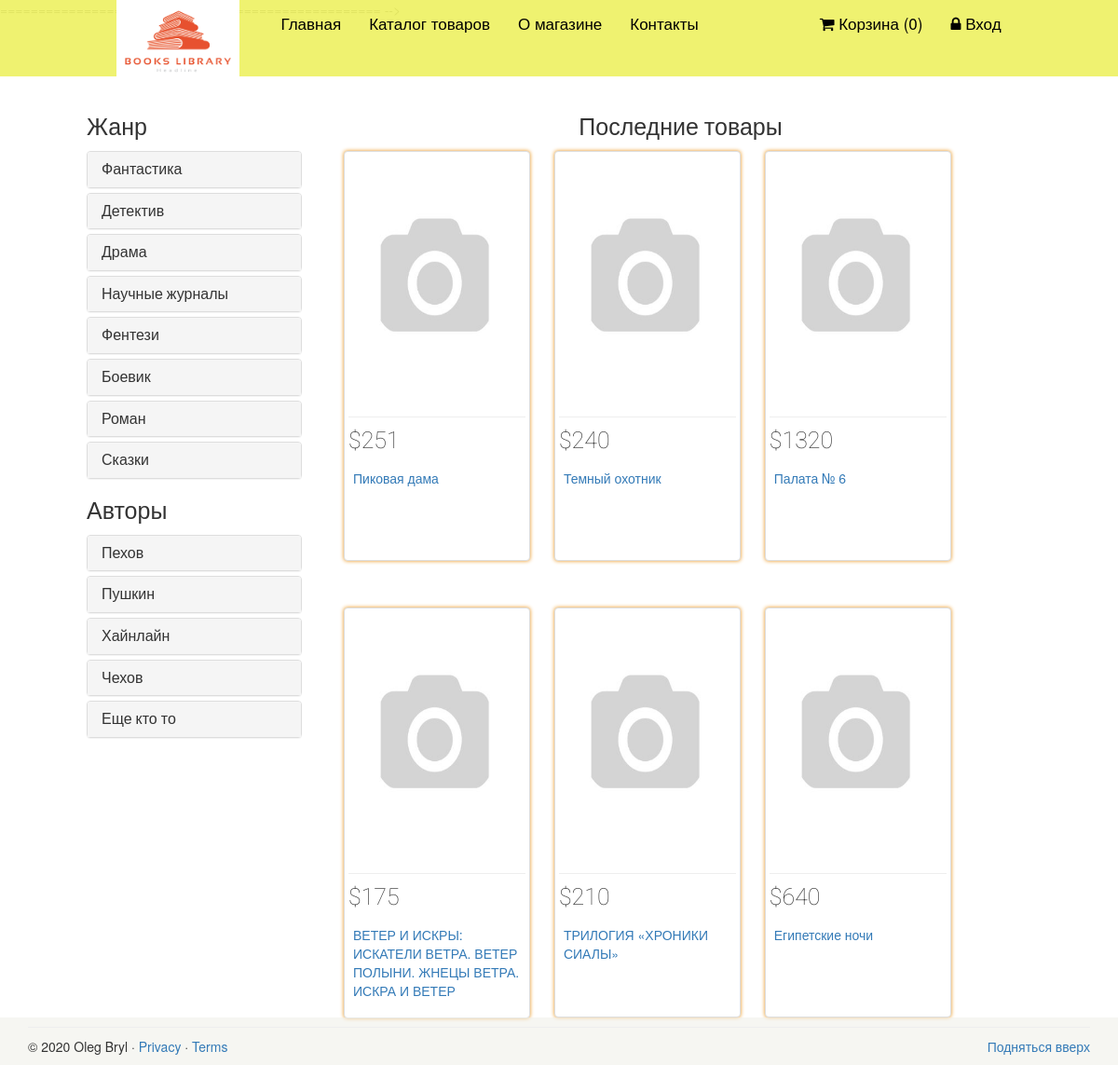
The page / on the database its author committed.
### tables this page shows
CREATE TABLE `category` (
                            `id` int(11) NOT NULL,
                            `name` varchar(255) DEFAULT NULL,
                            `sort_order` int(11) DEFAULT '0',
                            `status` int(11) DEFAULT '1',
                            PRIMARY KEY (`id`)
);

CREATE TABLE `author` (
                          `id` int(11) NOT NULL AUTO_INCREMENT,
                          `name` varchar(255) DEFAULT NULL,
                          PRIMARY KEY (`id`)
);

CREATE TABLE `book` (
                        `id` int(11) NOT NULL AUTO_INCREMENT,
                        `name` varchar(255) DEFAULT NULL,
                        `category_id` int(11) DEFAULT NULL,
                        `price` float DEFAULT NULL,
                        `availability` int(11) DEFAULT NULL,
                        `author` int(11) DEFAULT NULL,
                        `description` text,
                        `is_new` int(11) DEFAULT '0',
                        `status` int(11) DEFAULT '0',
                        PRIMARY KEY (`id`),
                        KEY `book_author_id_fk` (`author`),
                        CONSTRAINT `book_author_id_fk` FOREIGN KEY (`author`) REFERENCES `author` (`id`)
);

### config/routes.php (called while the page is built)
<?php
return array(
    'book/([0-9]+)' => 'book/view/$1',
    'catalog' => 'catalog/index',
    'category/([0-9]+)/page-([0-9]+)' => 'catalog/category/$1/$2',
    'category/([0-9]+)' => 'catalog/category/$1',
    'author/([0-9]+)/page-([0-9]+)' => 'catalog/author/$1/$2',
    'author/([0-9]+)' => 'catalog/author/$1',
    'cart/checkout' => 'cart/checkout',
    'cart/delete/([0-9]+)' => 'cart/delete/$1',
    'cart/add/([0-9]+)' => 'cart/add/$1',
    'cart/addAjax/([0-9]+)' => 'cart/addAjax/$1',
    'cart' => 'cart/index',
    'user/register' => 'user/register',
    'user/login' => 'user/login',
    'user/logout' => 'user/logout',
    'cabinet/edit' => 'cabinet/edit',
    'cabinet' => 'cabinet/index',
    'admin/book/create' => 'adminBook/create',
    'admin/book/update/([0-9]+)' => 'adminBook/update/$1',
    'admin/book/delete/([0-9]+)' => 'adminBook/delete/$1',
    'admin/book' => 'adminBook/index',
    'admin/category/create' => 'adminCategory/create',
    'admin/category/update/([0-9]+)' => 'adminCategory/update/$1',
    'admin/category/delete/([0-9]+)' => 'adminCategory/delete/$1',
    'admin/category' => 'adminCategory/index',
    'admin/author/create' => 'adminAuthor/create',
    'admin/author/update/([0-9]+)' => 'adminAuthor/update/$1',
    'admin/author/delete/([0-9]+)' => 'adminAuthor/delete/$1',
    'admin/author' => 'adminAuthor/index',
    'admin/order/update/([0-9]+)' => 'adminOrder/update/$1',
    'admin/order/delete/([0-9]+)' => 'adminOrder/delete/$1',
    'admin/order/view/([0-9]+)' => 'adminOrder/view/$1',
    'admin/order' => 'adminOrder/index',
    'admin' => 'admin/index',
    'contacts' => 'site/contact',
    'about' => 'site/about',
    'index.php' => 'site/index',
    '' => 'site/index',
);

### controllers/SiteController.php (called while the page is built, shortened)
<?php
class SiteController
{
        public function actionIndex()
    {
        $categories = Category::getCategoriesList();
        $authors = Author::getAuthorsList();
        $latestBooks = Book::getLatestBooks(6);
        require_once(ROOT . '/views/site/index.php');
        return true;
    }
}

### index.php (called while the page is built, shortened)
<?php
require_once(ROOT.'/components/Autoload.php');
$router = new Router();
$router->run();

### components/Autoload.php (called while the page is built, shortened)
<?php
    spl_autoload_register(function ($class_name)
{
    $array_paths = array(
        '/models/',
        '/components/',
        '/controllers/',
    );
    foreach ($array_paths as $path) {
        $path = ROOT . $path . $class_name . '.php';
    }
});

### components/Cart.php (called while the page is built, shortened)
<?php
class Cart
{
    public static function countItems()
    {
        if (isset($_SESSION['books'])) {
            $count = 0;
            foreach ($_SESSION['books'] as $id => $quantity) {
                $count = $count + $quantity;
            }
            return $count;
        } else {
            return 0;
        }
    }
}

### models/User.php (called while the page is built, shortened)
<?php
class User
{
    public static function isGuest()
    {
        return true;
    }
}

### models/Category.php (called while the page is built, shortened)
<?php
class Category
{
    public static function getCategoriesList()
    {
        $db = Db::getConnection();
        $result = $db->query('SELECT id, name FROM category WHERE status = "1" ORDER BY id, name ASC');
        $i = 0;
        $categoryList = array();
        while ($row = $result->fetch()) {
            $categoryList[$i]['id'] = $row['id'];
            $categoryList[$i]['name'] = $row['name'];
            $i++;
        }
        return $categoryList;
    }
}

### models/Author.php (called while the page is built, shortened)
<?php
class Author
{
    public static function getAuthorsList()
    {
        $db = Db::getConnection();
        $result = $db->query('SELECT id, name FROM author ORDER BY id ASC');
        $i = 0;
        $authorList = array();
        while ($row = $result->fetch()) {
            $authorList[$i]['id'] = $row['id'];
            $authorList[$i]['name'] = $row['name'];
            $i++;
        }
        return $authorList;
    }
}

### models/Book.php (called while the page is built, shortened)
<?php
class Book
{
    public static function getLatestBooks($count = self::SHOW_BY_DEFAULT)
    {
        $db = Db::getConnection();
        $sql = 'SELECT id, name, price, is_new FROM book '
                . 'WHERE status = "1" ORDER BY id DESC '
                . 'LIMIT :count';
        $result = $db->prepare($sql);
        $result->bindParam(':count', $count, PDO::PARAM_INT);
        $result->setFetchMode(PDO::FETCH_ASSOC);
        $result->execute();
        $i = 0;
        $booksList = array();
        while ($row = $result->fetch()) {
            $booksList[$i]['id'] = $row['id'];
            $booksList[$i]['name'] = $row['name'];
            $booksList[$i]['price'] = $row['price'];
            $booksList[$i]['is_new'] = $row['is_new'];
            $i++;
        }
        return $booksList;
    }
    public static function getImage($id)
    {
        $noImage = 'no-image.jpg';
        $path = '/upload/images/books/';
        $pathToBookImage = $path . $id . '.jpg';
        return $path . $noImage;
    }
}

### views/site/index.php (the view, shortened to what this page needs)
<?php include ROOT . '/views/layouts/header.php'; ?>
<section>
    <div class="container">
        <div class="row">
            <div class="col-sm-3">
                <div class="left-sidebar">
                    <h2>Жанр</h2>
                    <div class="panel-group category-products">
                        <?php foreach ($categories as $categoryItem): ?>
                            <div class="panel panel-default">
                                <div class="panel-heading">
                                    <h4 class="panel-title">
                                        <a href="/category/<?php echo $categoryItem['id']; ?>">
                                            <?php echo $categoryItem['name']; ?>
                                        </a>
                                    </h4>
                                </div>
                            </div>
                        <?php endforeach; ?>
                    </div>
                    <h2>Авторы</h2>
                    <div class="panel-group category-products">
                        <?php foreach ($authors as $authorItem): ?>
                            <div class="panel panel-default">
                                <div class="panel-heading">
                                    <h4 class="panel-title">
                                        <a href="/author/<?php echo $authorItem['id']; ?>">
                                            <?php echo $authorItem['name']; ?>
                                        </a>
                                    </h4>
                                </div>
                            </div>
                        <?php endforeach; ?>
                    </div>
                </div>
            </div>
            <div class="col-sm-9 padding-right">
                <div class="features_items">
                    <h2 class="title text-center">Последние товары</h2>
                    <?php foreach ($latestBooks as $book): ?>
                        <div class="col-md-3 col-sm-6 hero-feature">
                            <div class="thumbnail">
                                <img src="<?php echo Book::getImage($book['id']); ?>" alt="" />
                                <hr>
                                <h2>$<?php echo $book['price']; ?></h2>
                                <div class="caption">
                                    <p>
                                        <a href="/book/<?php echo $book['id']; ?>">
                                            <?php echo $book['name']; ?>
                                        </a>
                                    </p>
                                </div>
                            </div>
                        </div>
                    <?php endforeach; ?>
                </div>
        </div>
    </div>
</section>
<?php include ROOT . '/views/layouts/footer.php'; ?>

### components/Router.php (shortened to what this page needs)
<?php
class Router
{
    private $routes;
    public function __construct()
    {
        $routesPath = ROOT . '/config/routes.php';
        $this->routes = include($routesPath);
    }
    private function getURI()
    {
        if (!empty($_SERVER['REQUEST_URI'])) {
            return trim($_SERVER['REQUEST_URI'], '/');
        }
    }
    public function run()
    {
        $uri = $this->getURI();
        foreach ($this->routes as $uriPattern => $path) {
            if (preg_match("~$uriPattern~", $uri)) {
                $internalRoute = preg_replace("~$uriPattern~", $path, $uri);
                $segments = explode('/', $internalRoute);
                $controllerName = array_shift($segments) . 'Controller';
                $actionName = 'action' . ucfirst(array_shift($segments));
                $parameters = $segments;
                $controllerObject = new $controllerName;
                $result = call_user_func_array(array($controllerObject, $actionName), $parameters);
                if ($result != null) {
                    break;
                }
            }
        }
    }
}

### views/layouts/header.php (shortened to what this page needs)
<!DOCTYPE html>
<html lang="en">
<head>
    <link href="/template/css/bootstrap.min.css"  rel="stylesheet">
    <link href="/template/css/bootstrap.css"  rel="stylesheet">
    <link href="/template/css/main.css" rel="stylesheet">
    <link href="/template/css/font-awesome.min.css"  rel="stylesheet">
</head>
<body>
<div class="navbar-wrapper">
    <div class="container">
        <nav class="navbar navbar-inverse navbar-fixed-top nav-grouped">
            <div class="container">
                <div class="navbar-header">
                    <a class="navbar-brand" href="/" >
                    <a href="/" ><img class="logo" src="/template/images/home/logo.png" alt="" /></a>
                    </a>
                </div>
                <div id="navbar" class="navbar-collapse collapse">
                    <ul class="nav navbar-nav pull-left">
                        <li><a href="/">Главная</a></li>
                        <li><a href="/catalog/">Каталог товаров</a></li>
                        <li><a href="/about/">О магазине</a></li>
                        <li><a href="/contacts/">Контакты</a></li>
                    </ul>
                    <ul class="nav navbar-nav pull-right">
                        <li><a href="/cart">
                                <i class="fa fa-shopping-cart"></i> Корзина
                                (<span id="cart-count"><?php echo Cart::countItems(); ?></span>)
                            </a>
                        </li>
                        <?php if (User::isGuest()): ?>
                            <li><a href="/user/login/"><i class="fa fa-lock"></i> Вход</a></li>
                        <?php else: ?>
                            <li><a href="/cabinet/"><i class="fa fa-user"></i> Аккаунт</a></li>
                            <li><a href="/user/logout/"><i class="fa fa-unlock"></i> Выход</a></li>
                        <?php endif; ?>
                    </ul>
                </div>
            </div>
        </nav>
    </div>
</div>
</body>

### views/layouts/footer.php (shortened to what this page needs)
<link href="/template/css/main.css" rel="stylesheet">
<div class="container" id="footer">
    <hr>
    <footer>
        <p class="pull-right"><a href="#">Подняться вверх</a></p>
        <p>&copy; 2020 Oleg Bryl &middot; <a href="#">Privacy</a> &middot; <a href="#">Terms</a></p>
    </footer>
</div>
</body>
</html>

### template/css/main.css (style rules this page uses)
h1, h2 { margin-top: 2px; font-size: 25px; font-weight: 100; line-height: 30px; }
#footer { position: fixed; left: 0; bottom: 0; width: 100%; background-color: #f0f0e996; padding: 0px 30px 0px 30px; }
.hero-feature { margin-bottom: 30px; }
.thumbnail { background-color: white; box-shadow: 0px 0px 4px #eb9316; min-width: 200px; min-height: 440px; display: block; }
.thumbnail img { max-height: 500px; }
.logo { width: 75%; }
@media (min-width: 768px) { .thumbnail > img { height: 152px; } }
@media (min-width: 968px) { .thumbnail > img { height: 270px; } }
.features_items { overflow:hidden; }

### rows shown on the page
category: name "Фантастика"
category: name "Детектив"
category: name "Драма"
category: name "Научные журналы"
category: name "Фентези"
category: name "Боевик"
category: name "Роман"
category: name "Сказки"
author: name "Пехов"
author: name "Пушкин"
author: name "Хайнлайн"
author: name "Чехов"
author: name "Еще кто то"
book: price "251", name "Пиковая дама"
book: price "240", name "Темный охотник"
book: price "1320", name "Палата № 6"
book: price "175", name "ВЕТЕР И ИСКРЫ: ИСКАТЕЛИ ВЕТРА. ВЕТЕР ПОЛЫНИ. ЖНЕЦЫ ВЕТРА. ИСКРА И ВЕТЕР"
book: price "210", name "ТРИЛОГИЯ «ХРОНИКИ СИАЛЫ»"
book: price "640", name "Египетские ночи"
